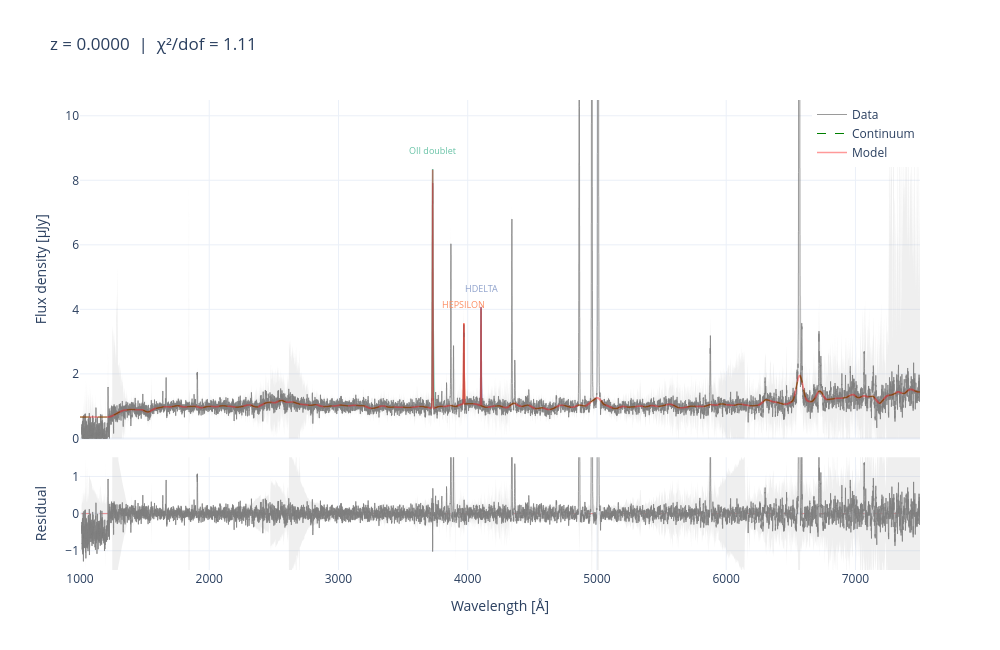

The code cell stored with this chart in its notebook:
### Code cell
fig_interactive = jwspecfit.plot_fit_interactive(result_blue, wave_unit="A")
fig_interactive.show()

### Figure 1 — Plotly figure (JSON) as saved in the notebook; plotly's stock layout.template omitted (floating-point values rounded to 4 significant figures; data arrays with more than 128 entries replaced by an {"elided": "..."} marker saying what was removed)
{"data": [{"fill": "toself", "fillcolor": "rgba(150,150,150,0.15)", "hoverinfo": "skip", "line": {"width": 0}, "showlegend": false, "type": "scatter", "x": {"elided": "25952 float values"}, "xaxis": "x", "y": {"elided": "25952 float values"}, "yaxis": "y"}, {"fill": "toself", "fillcolor": "rgba(150,150,150,0.12)", "hoverinfo": "skip", "line": {"width": 0}, "showlegend": false, "type": "scatter", "x": {"elided": "200 float values"}, "xaxis": "x", "y": {"elided": "200 float values"}, "yaxis": "y"}, {"hovertemplate": "OII doublet<br>λ=%{x:.1f}<br>flux=%{y:.4e} µJy<extra></extra>", "line": {"color": "rgb(102,194,165)", "dash": "solid", "width": 1.5}, "mode": "lines", "name": "OII doublet", "showlegend": false, "type": "scatter", "x": [3718.0, 3718.0, 3719.0, 3719.0, 3719.0, 3719.0, 3719.0, 3720.0, 3720.0, 3720.0, 3720.0, 3720.0, 3721.0, 3721.0, 3721.0, 3721.0, 3722.0, 3722.0, 3722.0, 3722.0, 3722.0, 3723.0, 3723.0, 3723.0, 3723.0, 3723.0, 3724.0, 3724.0, 3724.0, 3724.0, 3725.0, 3725.0, 3725.0, 3725.0, 3725.0, 3726.0, 3726.0, 3726.0, 3726.0, 3726.0, 3727.0, 3727.0, 3727.0, 3727.0, 3728.0, 3728.0, 3728.0, 3728.0, 3728.0, 3729.0, 3729.0, 3729.0, 3729.0, 3729.0, 3730.0, 3730.0, 3730.0, 3730.0, 3731.0, 3731.0, 3731.0, 3731.0, 3731.0, 3732.0, 3732.0, 3732.0, 3732.0, 3732.0, 3733.0, 3733.0, 3733.0, 3733.0, 3734.0, 3734.0, 3734.0, 3734.0, 3734.0, 3735.0, 3735.0, 3735.0, 3735.0, 3735.0, 3736.0, 3736.0, 3736.0, 3736.0, 3737.0, 3737.0, 3737.0, 3737.0, 3737.0, 3738.0, 3738.0, 3738.0, 3738.0, 3738.0, 3739.0, 3739.0, 3739.0, 3739.0], "xaxis": "x", "y": [0.942, 0.9421, 0.9423, 0.9424, 0.9426, 0.9429, 0.9432, 0.9436, 0.9441, 0.9448, 0.9459, 0.9473, 0.9492, 0.952, 0.9557, 0.961, 0.9681, 0.9779, 0.991, 1.008, 1.032, 1.062, 1.1, 1.15, 1.213, 1.291, 1.387, 1.504, 1.644, 1.812, 2.008, 2.235, 2.496, 2.79, 3.117, 3.477, 3.866, 4.281, 4.716, 5.164, 5.618, 6.068, 6.505, 6.917, 7.295, 7.628, 7.907, 8.125, 8.273, 8.349, 8.35, 8.276, 8.129, 7.913, 7.635, 7.303, 6.926, 6.514, 6.078, 5.629, 5.175, 4.726, 4.291, 3.875, 3.486, 3.125, 2.797, 2.502, 2.241, 2.013, 1.816, 1.648, 1.506, 1.389, 1.293, 1.214, 1.151, 1.102, 1.063, 1.032, 1.009, 0.9917, 0.9785, 0.9687, 0.9616, 0.9563, 0.9525, 0.9498, 0.9478, 0.9464, 0.9454, 0.9447, 0.9442, 0.9438, 0.9435, 0.9433, 0.9431, 0.943, 0.9428, 0.9427], "yaxis": "y"}, {"fill": "toself", "fillcolor": "rgba(150,150,150,0.12)", "hoverinfo": "skip", "line": {"width": 0}, "showlegend": false, "type": "scatter", "x": {"elided": "200 float values"}, "xaxis": "x", "y": {"elided": "200 float values"}, "yaxis": "y"}, {"hovertemplate": "HEPSILON<br>λ=%{x:.1f}<br>flux=%{y:.4e} µJy<extra></extra>", "line": {"color": "rgb(252,141,98)", "dash": "solid", "width": 1.5}, "mode": "lines", "name": "HEPSILON", "showlegend": false, "type": "scatter", "x": [3959.0, 3960.0, 3960.0, 3960.0, 3960.0, 3961.0, 3961.0, 3961.0, 3961.0, 3961.0, 3962.0, 3962.0, 3962.0, 3962.0, 3962.0, 3963.0, 3963.0, 3963.0, 3963.0, 3964.0, 3964.0, 3964.0, 3964.0, 3964.0, 3965.0, 3965.0, 3965.0, 3965.0, 3965.0, 3966.0, 3966.0, 3966.0, 3966.0, 3967.0, 3967.0, 3967.0, 3967.0, 3967.0, 3968.0, 3968.0, 3968.0, 3968.0, 3968.0, 3969.0, 3969.0, 3969.0, 3969.0, 3970.0, 3970.0, 3970.0, 3970.0, 3970.0, 3971.0, 3971.0, 3971.0, 3971.0, 3971.0, 3972.0, 3972.0, 3972.0, 3972.0, 3973.0, 3973.0, 3973.0, 3973.0, 3973.0, 3974.0, 3974.0, 3974.0, 3974.0, 3974.0, 3975.0, 3975.0, 3975.0, 3975.0, 3976.0, 3976.0, 3976.0, 3976.0, 3976.0, 3977.0, 3977.0, 3977.0, 3977.0, 3977.0, 3978.0, 3978.0, 3978.0, 3978.0, 3979.0, 3979.0, 3979.0, 3979.0, 3979.0, 3980.0, 3980.0, 3980.0, 3980.0, 3980.0, 3981.0], "xaxis": "x", "y": [1.066, 1.066, 1.067, 1.067, 1.067, 1.067, 1.067, 1.068, 1.068, 1.068, 1.069, 1.069, 1.07, 1.071, 1.072, 1.074, 1.077, 1.08, 1.084, 1.09, 1.098, 1.108, 1.121, 1.138, 1.159, 1.185, 1.218, 1.257, 1.304, 1.361, 1.427, 1.503, 1.591, 1.69, 1.8, 1.921, 2.052, 2.192, 2.338, 2.489, 2.642, 2.793, 2.94, 3.079, 3.206, 3.318, 3.412, 3.485, 3.535, 3.561, 3.561, 3.536, 3.487, 3.414, 3.321, 3.209, 3.082, 2.943, 2.797, 2.645, 2.492, 2.341, 2.195, 2.055, 1.924, 1.803, 1.692, 1.593, 1.505, 1.428, 1.361, 1.305, 1.257, 1.218, 1.185, 1.159, 1.137, 1.12, 1.107, 1.097, 1.089, 1.083, 1.079, 1.075, 1.073, 1.071, 1.07, 1.069, 1.068, 1.068, 1.068, 1.067, 1.067, 1.067, 1.067, 1.067, 1.067, 1.067, 1.067, 1.067], "yaxis": "y"}, {"fill": "toself", "fillcolor": "rgba(150,150,150,0.12)", "hoverinfo": "skip", "line": {"width": 0}, "showlegend": false, "type": "scatter", "x": {"elided": "200 float values"}, "xaxis": "x", "y": {"elided": "200 float values"}, "yaxis": "y"}, {"hovertemplate": "HDELTA<br>λ=%{x:.1f}<br>flux=%{y:.4e} µJy<extra></extra>", "line": {"color": "rgb(141,160,203)", "dash": "solid", "width": 1.5}, "mode": "lines", "name": "HDELTA", "showlegend": false, "type": "scatter", "x": [4095.0, 4095.0, 4096.0, 4096.0, 4096.0, 4096.0, 4096.0, 4096.0, 4096.0, 4097.0, 4097.0, 4097.0, 4097.0, 4097.0, 4097.0, 4098.0, 4098.0, 4098.0, 4098.0, 4098.0, 4098.0, 4099.0, 4099.0, 4099.0, 4099.0, 4099.0, 4099.0, 4099.0, 4100.0, 4100.0, 4100.0, 4100.0, 4100.0, 4100.0, 4101.0, 4101.0, 4101.0, 4101.0, 4101.0, 4101.0, 4102.0, 4102.0, 4102.0, 4102.0, 4102.0, 4102.0, 4102.0, 4103.0, 4103.0, 4103.0, 4103.0, 4103.0, 4103.0, 4104.0, 4104.0, 4104.0, 4104.0, 4104.0, 4104.0, 4105.0, 4105.0, 4105.0, 4105.0, 4105.0, 4105.0, 4105.0, 4106.0, 4106.0, 4106.0, 4106.0, 4106.0, 4106.0, 4107.0, 4107.0, 4107.0, 4107.0, 4107.0, 4107.0, 4108.0, 4108.0, 4108.0, 4108.0, 4108.0, 4108.0, 4108.0, 4109.0, 4109.0, 4109.0, 4109.0, 4109.0, 4109.0, 4110.0, 4110.0, 4110.0, 4110.0, 4110.0, 4110.0, 4111.0, 4111.0, 4111.0], "xaxis": "x", "y": [1.02, 1.02, 1.02, 1.019, 1.019, 1.019, 1.019, 1.018, 1.018, 1.018, 1.018, 1.019, 1.019, 1.02, 1.021, 1.023, 1.025, 1.029, 1.034, 1.041, 1.05, 1.063, 1.078, 1.098, 1.124, 1.156, 1.195, 1.243, 1.301, 1.37, 1.452, 1.546, 1.653, 1.775, 1.91, 2.058, 2.219, 2.39, 2.57, 2.755, 2.942, 3.128, 3.308, 3.478, 3.634, 3.772, 3.887, 3.976, 4.038, 4.069, 4.069, 4.038, 3.977, 3.888, 3.773, 3.636, 3.481, 3.311, 3.13, 2.945, 2.757, 2.572, 2.392, 2.221, 2.06, 1.911, 1.776, 1.654, 1.546, 1.452, 1.37, 1.301, 1.242, 1.193, 1.153, 1.121, 1.094, 1.074, 1.057, 1.044, 1.035, 1.027, 1.021, 1.017, 1.014, 1.011, 1.009, 1.008, 1.007, 1.006, 1.006, 1.005, 1.005, 1.004, 1.004, 1.004, 1.003, 1.003, 1.003, 1.002], "yaxis": "y"}, {"hovertemplate": "Data<br>λ=%{x:.1f}<br>flux=%{y:.4e} µJy<extra></extra>", "line": {"color": "grey", "shape": "hvh", "width": 0.8}, "mode": "lines", "name": "Data", "type": "scatter", "x": {"elided": "12976 float values"}, "xaxis": "x", "y": {"elided": "12976 float values"}, "yaxis": "y"}, {"line": {"color": "green", "dash": "dash", "shape": "hvh", "width": 1}, "mode": "lines", "name": "Continuum", "type": "scatter", "x": {"elided": "13000 float values"}, "xaxis": "x", "y": {"elided": "13000 float values"}, "yaxis": "y"}, {"hovertemplate": "Model<br>λ=%{x:.1f}<br>flux=%{y:.4e} µJy<extra></extra>", "line": {"color": "rgba(255,0,0,0.4)", "shape": "hvh", "width": 1.5}, "mode": "lines", "name": "Model", "type": "scatter", "x": {"elided": "13000 float values"}, "xaxis": "x", "y": {"elided": "13000 float values"}, "yaxis": "y"}, {"fill": "toself", "fillcolor": "rgba(150,150,150,0.15)", "hoverinfo": "skip", "line": {"width": 0}, "showlegend": false, "type": "scatter", "x": {"elided": "25952 float values"}, "xaxis": "x2", "y": {"elided": "25952 float values"}, "yaxis": "y2"}, {"line": {"color": "rgba(255,0,0,0.4)", "dash": "dash", "width": 1}, "mode": "lines", "showlegend": false, "type": "scatter", "x": [1012, 7500.0], "xaxis": "x2", "y": [0, 0], "yaxis": "y2"}, {"hovertemplate": "Residual<br>λ=%{x:.1f}<br>resid=%{y:.4e} µJy<extra></extra>", "line": {"color": "grey", "shape": "hvh", "width": 0.8}, "mode": "lines", "name": "Residual", "showlegend": false, "type": "scatter", "x": {"elided": "12976 float values"}, "xaxis": "x2", "y": {"elided": "12976 float values"}, "yaxis": "y2"}], "layout": {"annotations": [{"font": {"color": "rgb(102,194,165)", "size": 9}, "showarrow": false, "text": "OII doublet", "x": 3729.0, "xanchor": "center", "xref": "x", "y": 8.359, "yanchor": "bottom", "yref": "y", "yshift": 10}, {"font": {"color": "rgb(252,141,98)", "size": 9}, "showarrow": false, "text": "HEPSILON", "x": 3970.0, "xanchor": "center", "xref": "x", "y": 3.564, "yanchor": "bottom", "yref": "y", "yshift": 10}, {"font": {"color": "rgb(141,160,203)", "size": 9}, "showarrow": false, "text": "HDELTA", "x": 4103.0, "xanchor": "center", "xref": "x", "y": 4.073, "yanchor": "bottom", "yref": "y", "yshift": 10}], "dragmode": "zoom", "height": 650, "hovermode": false, "legend": {"x": 1, "xanchor": "right", "y": 1}, "title": {"text": "z = 0.0000  |  χ²/dof = 1.11"}, "width": 1000, "xaxis": {"anchor": "y", "domain": [0, 1], "exponentformat": "none", "matches": "x2", "showticklabels": false}, "xaxis2": {"anchor": "y2", "domain": [0, 1], "exponentformat": "none", "title": {"text": "Wavelength [Å]"}}, "yaxis": {"anchor": "x", "domain": [0.28, 1], "range": [0, 10.49], "title": {"text": "Flux density [µJy]"}}, "yaxis2": {"anchor": "x2", "domain": [0, 0.24], "range": [-1.518, 1.518], "title": {"text": "Residual"}}}}
